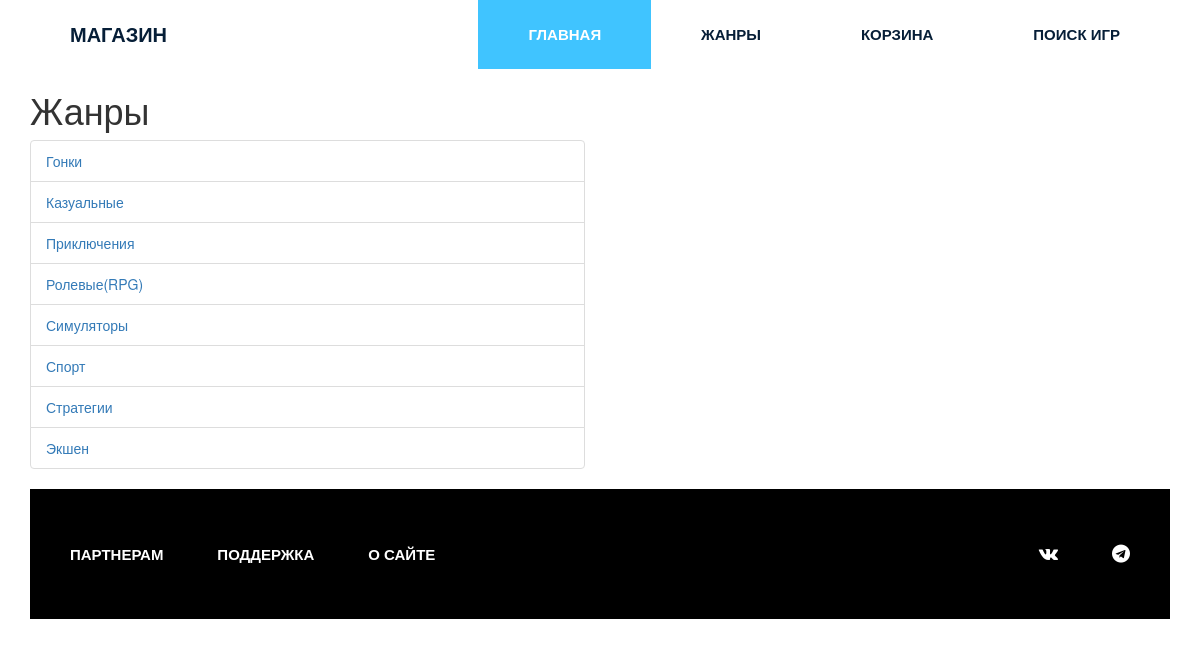
The page /genres/ on the database its author committed.
### store/models.py (models this page shows, shortened)
class Genre(models.Model):
    name = models.CharField(max_length=255)
    slug = models.SlugField(max_length=255, verbose_name='Url', unique=True)
    class Meta:
        ordering = ['name']

### store/views.py (the view)
# urls.py: path('genres/', views.all_genres, name='all_genres'),
def all_genres(request):
    genres = Genre.objects.all()
    return render(request, 'store/genres.html', {'genres': genres})

### store/templates/store/genres.html
{% extends "base.html" %}
{% block content %}
    <div class="container">
        <h1 class="display-4">Жанры</h1>
        <div class="row">
            <div class="col-md-6">
                <ul class="list-group">
                    {% for genre in genres %}
                        <li class="list-group-item"><a href="{% url 'games_by_genre' genre.slug %}">{{ genre.name }}</a>
                        </li>
                    {% endfor %}
                </ul>
            </div>
        </div>
    </div>
{% endblock %}

### rows shown on the page
Genre: name "Гонки"
Genre: name "Казуальные"
Genre: name "Приключения"
Genre: name "Ролевые(RPG)"
Genre: name "Симуляторы"
Genre: name "Спорт"
Genre: name "Стратегии"
Genre: name "Экшен"
